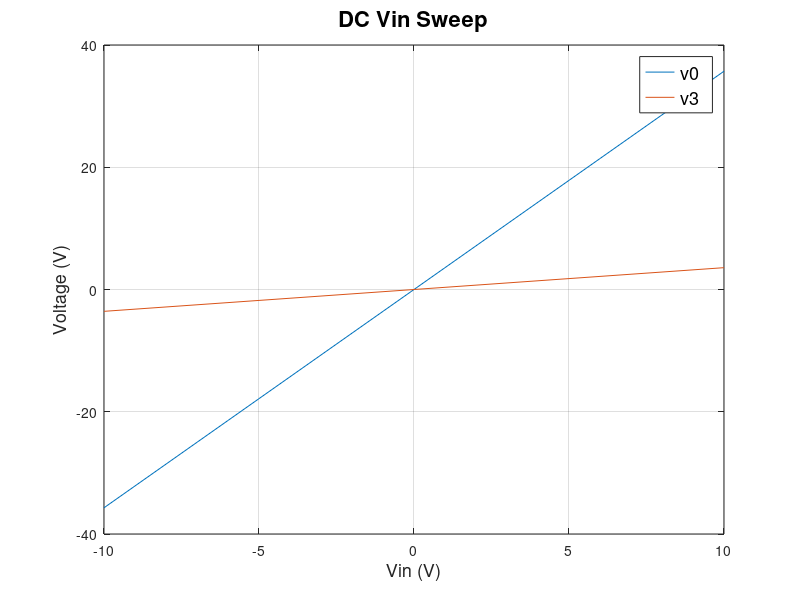
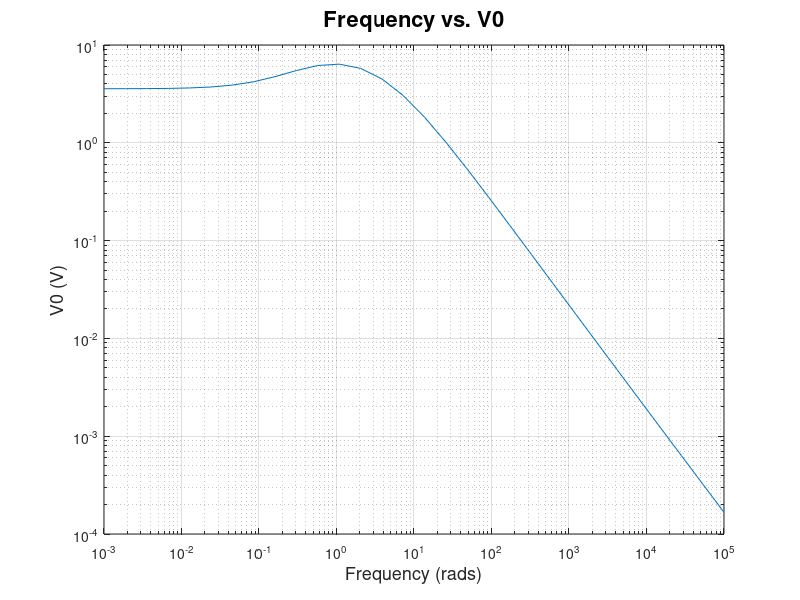
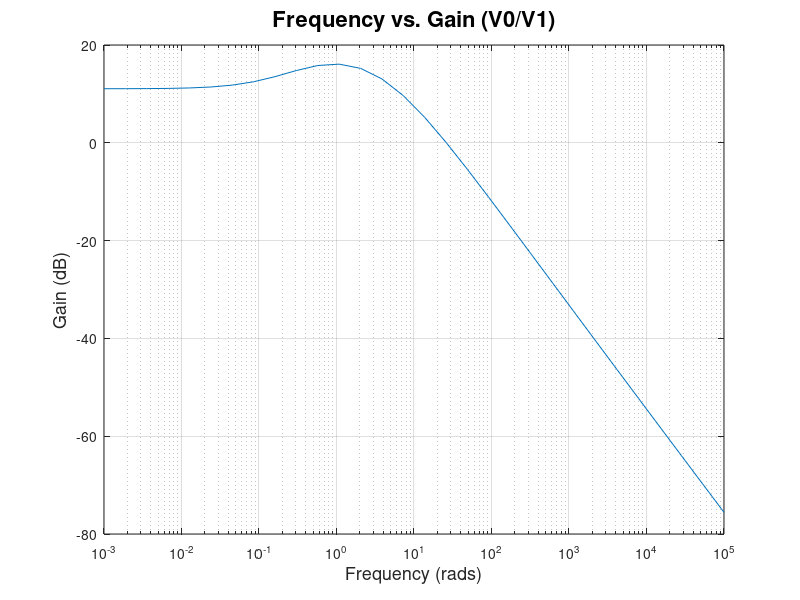
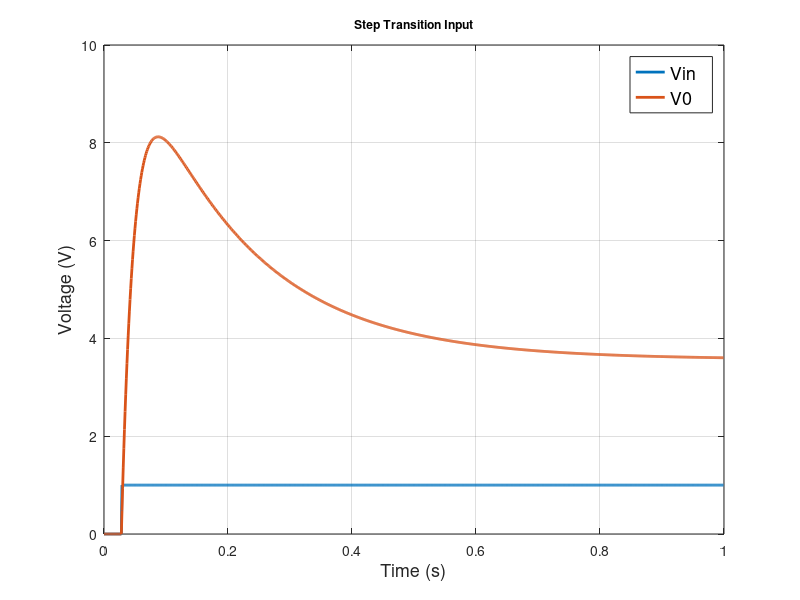

Recreate these plots in MATLAB, in order.
%% 2a) 
% C and G matrices are shown below

G1=1/1;
C=0.25;
G2=1/2;
L=0.2;
G3=1/10;
alpha=100;
G4=1/0.1;
G0=1/1000;

G = [1 0 0 0 0 0 0;
    -G2 G1+G2 -1 0 0 0 0;
    0 1 0 -1 0 0 0;
    0 0 -1 G3 0 0 0;
    0 0 0 0 -alpha 1 0;
    0 0 0 G3 -1 0 0;
    0 0 0 0 0 -G4 G4+G0];

C = [0 0 0 0 0 0 0;
    -C C 0 0 0 0 0;
    0 0 -L 0 0 0 0;
    0 0 0 0 0 0 0;
    0 0 0 0 0 0 0;
    0 0 0 0 0 0 0;
    0 0 0 0 0 0 0];

% V = [V1
%       V2
%       IL
%       V3
%       I3
%       V4
%       V0]

F = [0; 0; 0; 0; 0; 0; 0];

%% 2b)
% DC SWEEP 

vinvec = zeros(1,21); % vin vector
v0vec = zeros(1,21); % v0 vector
v3vec = zeros(1,21); % v3 vector

for i=1:21 % sweeping vin from -10 to 10
    F = [i-11; 0; 0; 0; 0; 0; 0];
    V = G\F; % DC solution 
    
    vinvec(i) = i-11;
    v0vec(i) =  V(7);
    v3vec(i) = V(4);
end

figure (1)
plot(vinvec,v0vec)
hold on
grid on
plot(vinvec,v3vec)
title('\fontsize{22}DC Vin Sweep')
xlabel('\fontsize{18}Vin (V)')
ylabel('\fontsize{18}Voltage (V)')
legend('\fontsize{18}v0','\fontsize{18}v3')

%% 2c)
% AC SWEEPS

omegavec = logspace(-3,5,30); % 30 log spaced values from 10^-3 to 10^5
v0vec = zeros(1,30);

F = [1; 0; 0; 0; 0; 0; 0];

for i=1:30
    
    V = (G+i*omegavec(i)*C)\F; % AC solution 
    
    v0vec(i) =  V(7);
end

figure (2)
loglog(omegavec,v0vec)
hold on
grid on
title('\fontsize{22}Frequency vs. V0')
xlabel('\fontsize{18}Frequency (rads)')
ylabel('\fontsize{18}V0 (V)')

figure (3)
semilogx(omegavec,20*log10(v0vec))
hold on
grid on
title('\fontsize{22}Frequency vs. Gain (V0/V1)')
xlabel('\fontsize{18}Frequency (rads)')
ylabel('\fontsize{18}Gain (dB)')

%% 2d and e)
% Numerical solution in time domain, with Fourier Transforms

dt = 1e-3;
T = 1;
fs = T/dt;
time = 0:(1/fs):(1-1/fs);
n=fs;
f = (0:n-1);

V = zeros(7,T/dt);
F = zeros(7,T/dt);
Ap = inv(C/dt + G);
 
% Vin defined as 0 until 0.03 when source turns on
F(1,0.03/dt:T/dt) = ones([1,T/dt - 0.03/dt+1]);
 
for i=2:T/dt
    V(:,i) = Ap*(C*V(:,i-1)/dt + F(:,i));
end
 
figure (4)
plot(time,F(1,:)','LineWidth',2)
hold on
grid on
plot(time,V(7,:)','LineWidth',2)
title('\fontsize{12}Step Transition Input')
xlabel('\fontsize{18}Time (s)')
ylabel('\fontsize{18}Voltage (V)')
legend('\fontsize{18}Vin','\fontsize{18}V0')
 
XF1 = (fft(F(1,:))).^2/n;
YF1 = fftshift(XF1);
fshift = (-n/2:n/2-1)*(fs/n); % zero-centered frequency range
powershiftF1 = abs(YF1).^2/n;     % zero-centered power

XV7 = (fft(V(7,:))).^2/n;
YV7 = fftshift(XV7);
fshift = (-n/2:n/2-1)*(fs/n); % zero-centered frequency range
powershiftV7 = abs(YV7).^2/n;     % zero-centered power

figure (5)
plot(fshift,powershiftF1,'LineWidth',2)
hold on
grid on
plot(fshift,powershiftV7,'LineWidth',2)
title('\fontsize{12}Frequency Composition of Step Transition Input')
xlabel('\fontsize{18}Frequency (Hz)')
ylabel('\fontsize{18}Amplitude')
legend('\fontsize{18}Vin','\fontsize{18}V0')
xlim([-50 50])

% Vin defined as a sinusoid
f = 1/0.03;
F1 = zeros(7,T/dt);
F2 = zeros(7,T/dt);
V = zeros(7,T/dt);
V1 = zeros(7,T/dt);
V2 = zeros(7,T/dt);
 
for i=dt/dt:T/dt
    F(1,i) = sin(2*pi*f*dt*i);
    F1(1,i) = sin(2*pi*(f*10)*dt*i); % 10 times the frequency
    F2(1,i) = sin(2*pi*(f*0.1)*dt*i); % 1/10 of the frequency
end
 
for i=2:T/dt
    V(:,i) = Ap*(C*V(:,i-1)/dt + F(:,i));
    V1(:,i) = Ap*(C*V1(:,i-1)/dt + F1(:,i));
    V2(:,i) = Ap*(C*V2(:,i-1)/dt + F2(:,i));
end
 
figure (6)
plot(time,F(1,:)','LineWidth',2)
hold on
grid on
plot(time,V(7,:)','LineWidth',2)
title('\fontsize{12}Sinusoid Input, f=1/0.03')
xlabel('\fontsize{18}Time (s)')
ylabel('\fontsize{18}Voltage (V)')
legend('\fontsize{18}Vin','\fontsize{18}V0')

XF1 = (fft(F(1,:))).^2/n;
YF1 = fftshift(XF1);
fshift = (-n/2:n/2-1)*(fs/n); % zero-centered frequency range
powershiftF1 = abs(YF1).^2/n;     % zero-centered power

XV7 = (fft(V(7,:))).^2/n;
YV7 = fftshift(XV7);
fshift = (-n/2:n/2-1)*(fs/n); % zero-centered frequency range
powershiftV7 = abs(YV7).^2/n;     % zero-centered power

figure (7)
plot(fshift,powershiftF1,'LineWidth',2)
hold on
grid on
plot(fshift,powershiftV7,'LineWidth',2)
title('\fontsize{12}Frequency Composition of Sinusoid Input, f=1/0.03')
xlabel('\fontsize{18}Frequency (Hz)')
ylabel('\fontsize{18}Amplitude')
legend('\fontsize{18}Vin','\fontsize{18}V0')
xlim([-50 50])

figure (8)
plot(time,F1(1,:)','LineWidth',2)
hold on
grid on
plot(time,V1(7,:)','LineWidth',2)
title('\fontsize{12}Sinusoid Input, f=1/0.003')
xlabel('\fontsize{18}Time (s)')
ylabel('\fontsize{18}Voltage (V)')
legend('\fontsize{18}Vin','\fontsize{18}V0')
axis([0 0.2 -1 1]);

XF1 = (fft(F1(1,:))).^2/n;
YF1 = fftshift(XF1);
fshift = (-n/2:n/2-1)*(fs/n); % zero-centered frequency range
powershiftF1 = abs(YF1).^2/n;     % zero-centered power

XV7 = (fft(V1(7,:))).^2/n;
YV7 = fftshift(XV7);
fshift = (-n/2:n/2-1)*(fs/n); % zero-centered frequency range
powershiftV7 = abs(YV7).^2/n;     % zero-centered power

figure (9)
plot(fshift,powershiftF1,'LineWidth',2)
hold on
grid on
plot(fshift,powershiftV7,'LineWidth',2)
title('\fontsize{12}Frequency Composition of Sinusoid Input, f=1/0.003')
xlabel('\fontsize{18}Frequency (Hz)')
ylabel('\fontsize{18}Amplitude')
legend('\fontsize{18}Vin','\fontsize{18}V0')
xlim([-500 500])

figure (10)
plot(time,F2(1,:)','LineWidth',2)
hold on
grid on
plot(time,V2(7,:)','LineWidth',2)
title('\fontsize{12}Sinusoid Input, f=1/0.3')
xlabel('\fontsize{18}Time (s)')
ylabel('\fontsize{18}Voltage (V)')
legend('\fontsize{18}Vin','\fontsize{18}V0')
 
XF1 = (fft(F2(1,:))).^2/n;
YF1 = fftshift(XF1);
fshift = (-n/2:n/2-1)*(fs/n); % zero-centered frequency range
powershiftF1 = abs(YF1).^2/n;     % zero-centered power

XV7 = (fft(V2(7,:))).^2/n;
YV7 = fftshift(XV7);
fshift = (-n/2:n/2-1)*(fs/n); % zero-centered frequency range
powershiftV7 = abs(YV7).^2/n;     % zero-centered power

figure (11)
plot(fshift,powershiftF1,'LineWidth',2)
hold on
grid on
plot(fshift,powershiftV7,'LineWidth',2)
title('\fontsize{12}Frequency Composition of Sinusoid Input, f=1/0.3')
xlabel('\fontsize{18}Frequency (Hz)')
ylabel('\fontsize{18}Amplitude')
legend('\fontsize{18}Vin','\fontsize{18}V0')
xlim([-50 50])

% Vin defined as a gaussian
V = zeros(7,T/dt);
F = zeros(7,T/dt);
F(1,:) = normpdf(time,0.06,0.03)*max(normpdf(time,0.06,0.03))^(-1);
 
for i=2:T/dt
    V(:,i) = Ap*(C*V(:,i-1)/dt + F(:,i));
end
 
figure (12)
plot(time,F(1,:)','LineWidth',2)
hold on
grid on
plot(time,V(7,:)','LineWidth',2)
title('\fontsize{12}Gaussian Pulse')
xlabel('\fontsize{18}Time (s)')
ylabel('\fontsize{18}Voltage (V)')
legend('\fontsize{18}Vin','\fontsize{18}V0')

XF1 = (fft(F(1,:))).^2/n;
YF1 = fftshift(XF1);
fshift = (-n/2:n/2-1)*(fs/n); % zero-centered frequency range
powershiftF1 = abs(YF1).^2/n;     % zero-centered power

XV7 = (fft(V(7,:))).^2/n;
YV7 = fftshift(XV7);
fshift = (-n/2:n/2-1)*(fs/n); % zero-centered frequency range
powershiftV7 = abs(YV7).^2/n;     % zero-centered power

figure (13)
plot(fshift,powershiftF1,'LineWidth',2)
hold on
grid on
plot(fshift,powershiftV7,'LineWidth',2)
title('\fontsize{12}Frequency Composition of Gaussian Pulse')
xlabel('\fontsize{18}Frequency (Hz)')
ylabel('\fontsize{18}Amplitude')
legend('\fontsize{18}Vin','\fontsize{18}V0')
xlim([-50 50])

%% 3a)
% Updated C matrix

G1=1/1;
C=0.25;
G2=1/2;
L=0.2;
G3=1/10;
alpha=100;
G4=1/0.1;
G0=1/1000;
 
Cn = 0.00001; 
 
% V = [V1
%       V2
%       IL
%       V3
%       I3
%       V4
%       V0]
 
% F = [Vin
%       0
%       0
%       In
%       0
%       0
%       0]
 
G = [1 0 0 0 0 0 0;
    -G2 G1+G2 -1 0 0 0 0;
    0 1 0 -1 0 0 0;
    0 0 -1 G3 0 0 0;
    0 0 0 0 -alpha 1 0;
    0 0 0 G3 -1 0 0;
    0 0 0 0 0 -G4 G4+G0];
 
C = [0 0 0 0 0 0 0;
    -C C 0 0 0 0 0;
    0 0 -L 0 0 0 0;
    0 0 0 Cn 0 0 0; % Cn added to C matrix
    0 0 0 0 0 0 0;
    0 0 0 0 0 0 0;
    0 0 0 0 0 0 0];

%% 3b and c)
% Plots of Vout with noise, and the Fourier transform

dt = 1e-3;
T = 1;
fs = T/dt;
time = 0:(1/fs):(1-1/fs);
n=fs;
f = (0:n-1);

%%%%%%%%% Cn = 0.00001 %%%%%%%%%%
V = zeros(7,T/dt);
F = zeros(7,T/dt);
Ap = inv(C/dt + G);
 
% Vin defined as a gaussian
F(1,:) = normpdf(time,0.06,0.03)*max(normpdf(time,0.06,0.03))^(-1);
F(4,:) = normrnd(0.001, 0.0003,1,T/dt); % In randomly picked from normal dist
 
for i=2:T/dt
    V(:,i) = Ap*(C*V(:,i-1)/dt + F(:,i));
end
 
figure (14)
plot(time,F(1,:)','LineWidth',2)
hold on
grid on
plot(time,V(7,:)','LineWidth',2)
title('\fontsize{12}Gaussian Pulse, Cn = 0.00001')
xlabel('\fontsize{18}Time (s)')
ylabel('\fontsize{18}Voltage (V)')
legend('\fontsize{18}Vin','\fontsize{18}V0')

XF1 = (fft(F(1,:))).^2/n;
YF1 = fftshift(XF1);
fshift = (-n/2:n/2-1)*(fs/n); % zero-centered frequency range
powershiftF1 = abs(YF1).^2/n;     % zero-centered power

XV7 = (fft(V(7,:))).^2/n;
YV7 = fftshift(XV7);
fshift = (-n/2:n/2-1)*(fs/n); % zero-centered frequency range
powershiftV7 = abs(YV7).^2/n;     % zero-centered power

figure (15)
plot(fshift,powershiftF1,'LineWidth',2)
hold on
grid on
plot(fshift,powershiftV7,'LineWidth',2)
title('\fontsize{12}Frequency Composition of Gaussian Pulse, Cn = 0.00001')
xlabel('\fontsize{18}Frequency (Hz)')
ylabel('\fontsize{18}Amplitude')
legend('\fontsize{18}Vin','\fontsize{18}V0')
xlim([-20 20])

%% 3e)
% Plots as above, but with different Cn values (2 in this section, plus 1
% in previous, 3 total)

% Cn = 0.1 
Cn = 0.1;
C(4,4) = Cn; % updating matrix

V = zeros(7,T/dt);
F = zeros(7,T/dt);
Ap = inv(C/dt + G);
 
% Vin defined as a gaussian
F(1,:) = normpdf(time,0.06,0.03)*max(normpdf(time,0.06,0.03))^(-1);
F(4,:) = normrnd(0.001, 0.0003,1,T/dt); % In randomly picked from normal dist
 
for i=2:T/dt
    V(:,i) = Ap*(C*V(:,i-1)/dt + F(:,i));
end
 
figure (16)
plot(time,F(1,:)','LineWidth',2)
hold on
grid on
plot(time,V(7,:)','LineWidth',2)
title('\fontsize{12}Gaussian Pulse, Cn = 0.1')
xlabel('\fontsize{18}Time (s)')
ylabel('\fontsize{18}Voltage (V)')
legend('\fontsize{18}Vin','\fontsize{18}V0')

XF1 = (fft(F(1,:))).^2/n;
YF1 = fftshift(XF1);
fshift = (-n/2:n/2-1)*(fs/n); % zero-centered frequency range
powershiftF1 = abs(YF1).^2/n;     % zero-centered power

XV7 = (fft(V(7,:))).^2/n;
YV7 = fftshift(XV7);
fshift = (-n/2:n/2-1)*(fs/n); % zero-centered frequency range
powershiftV7 = abs(YV7).^2/n;     % zero-centered power

figure (17)
plot(fshift,powershiftF1,'LineWidth',2)
hold on
grid on
plot(fshift,powershiftV7,'LineWidth',2)
title('\fontsize{12}Frequency Composition of Gaussian Pulse, Cn = 0.1')
xlabel('\fontsize{18}Frequency (Hz)')
ylabel('\fontsize{18}Amplitude')
legend('\fontsize{18}Vin','\fontsize{18}V0')
xlim([-20 20])

% Cn = 0.0000001
Cn = 0.0000001;
C(4,4) = Cn; % updating matrix

V = zeros(7,T/dt);
F = zeros(7,T/dt);
Ap = inv(C/dt + G);
 
% Vin defined as a gaussian
F(1,:) = normpdf(time,0.06,0.03)*max(normpdf(time,0.06,0.03))^(-1);
F(4,:) = normrnd(0.001, 0.0003,1,T/dt); % In randomly picked from normal dist
 
for i=2:T/dt
    V(:,i) = Ap*(C*V(:,i-1)/dt + F(:,i));
end
 
figure (18)
plot(time,F(1,:)','LineWidth',2)
hold on
grid on
plot(time,V(7,:)','LineWidth',2)
title('\fontsize{12}Gaussian Pulse, Cn = 0.0000001')
xlabel('\fontsize{18}Time (s)')
ylabel('\fontsize{18}Voltage (V)')
legend('\fontsize{18}Vin','\fontsize{18}V0')

XF1 = (fft(F(1,:))).^2/n;
YF1 = fftshift(XF1);
fshift = (-n/2:n/2-1)*(fs/n); % zero-centered frequency range
powershiftF1 = abs(YF1).^2/n;     % zero-centered power

XV7 = (fft(V(7,:))).^2/n;
YV7 = fftshift(XV7);
fshift = (-n/2:n/2-1)*(fs/n); % zero-centered frequency range
powershiftV7 = abs(YV7).^2/n;     % zero-centered power

figure (19)
plot(fshift,powershiftF1,'LineWidth',2)
hold on
grid on
plot(fshift,powershiftV7,'LineWidth',2)
title('\fontsize{12}Frequency Composition of Gaussian Pulse, Cn = 0.0000001')
xlabel('\fontsize{18}Frequency (Hz)')
ylabel('\fontsize{18}Amplitude')
legend('\fontsize{18}Vin','\fontsize{18}V0')
xlim([-20 20])

%% 3f)
% Plots of Vout with dt = 25e-3 (1 plot in this section, plus one in
% previous, total of 2)

% dt = 25e-3
Cn = 0.0001;
C(4,4) = Cn; % updating matrix

dt = 25e-3;
T = 1;
fs = T/dt;
time = 0:(1/fs):(1-1/fs);
n=fs;
f = (0:n-1);

V = zeros(7,T/dt);
F = zeros(7,T/dt);
Ap = inv(C/dt + G);
 
% Vin defined as a gaussian
F(1,:) = normpdf(time,0.06,0.03)*max(normpdf(time,0.06,0.03))^(-1);
F(4,:) = normrnd(0.001, 0.0003,1,T/dt); % In randomly picked from normal dist
 
for i=2:T/dt
    V(:,i) = Ap*(C*V(:,i-1)/dt + F(:,i));
end
 
figure (20)
plot(time,F(1,:)','LineWidth',2)
hold on
grid on
plot(time,V(7,:)','LineWidth',2)
title('\fontsize{12}Gaussian Pulse, dt=25e-3')
xlabel('\fontsize{18}Time (s)')
ylabel('\fontsize{18}Voltage (V)')
legend('\fontsize{18}Vin','\fontsize{18}V0')

XF1 = (fft(F(1,:))).^2/n;
YF1 = fftshift(XF1);
fshift = (-n/2:n/2-1)*(fs/n); % zero-centered frequency range
powershiftF1 = abs(YF1).^2/n;     % zero-centered power

XV7 = (fft(V(7,:))).^2/n;
YV7 = fftshift(XV7);
fshift = (-n/2:n/2-1)*(fs/n); % zero-centered frequency range
powershiftV7 = abs(YV7).^2/n;     % zero-centered power

figure (21)
plot(fshift,powershiftF1,'LineWidth',2)
hold on
grid on
plot(fshift,powershiftV7,'LineWidth',2)
title('\fontsize{12}Frequency Composition of Gaussian Pulse, dt=20e-3')
xlabel('\fontsize{18}Frequency (Hz)')
ylabel('\fontsize{18}Amplitude')
legend('\fontsize{18}Vin','\fontsize{18}V0')
xlim([-20 20])

%% 4a) 
% 